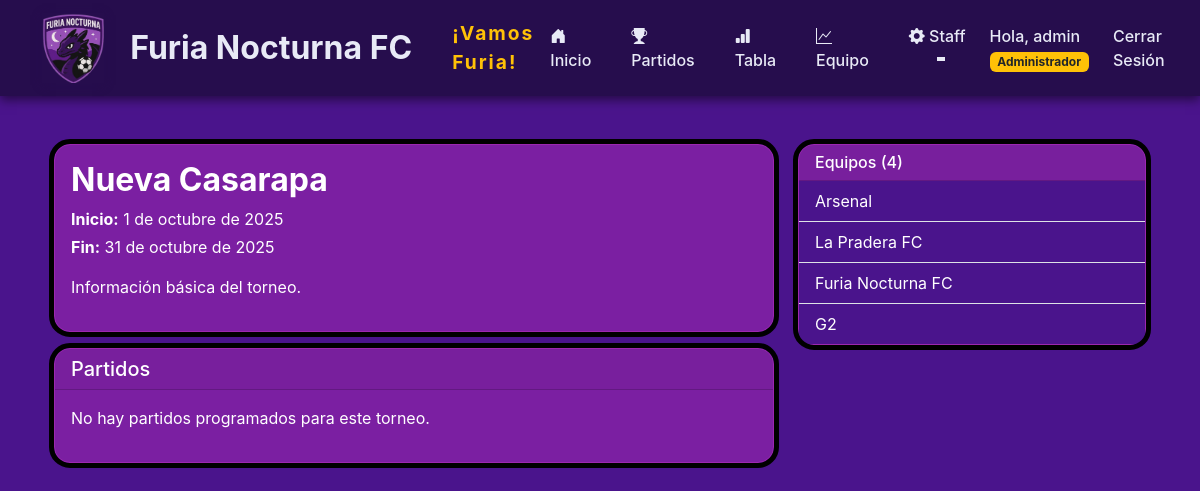
Page /torneo/3/ (signed in) on the committed database.
### jugadores/models.py (models this page shows, shortened)
class Torneo(models.Model):
    nombre = models.CharField(max_length=100)
    fecha_inicio = models.DateField()
    fecha_fin = models.DateField(null=True, blank=True)

class Equipo(models.Model):
    nombre = models.CharField(_('nombre'), max_length=100, unique=True)
    torneos = models.ManyToManyField('Torneo', related_name='equipos', blank=True, verbose_name=_('torneos'))
    imagen_url = models.URLField(
        max_length=500,  # Suficiente longitud para la URL de Imgur
        null=True,
        blank=True
    )

### jugadores/views.py (the view)
# urls.py: path('torneo/<int:torneo_id>/', views.torneo_detalle, name='torneo_detalle'),
@staff_member_required
def torneo_detalle(request, torneo_id):
    torneo = get_object_or_404(Torneo, pk=torneo_id)
    equipos = torneo.equipos.all()
    return render(request, 'jugadores/torneo_detalle.html', {
        'torneo': torneo,
        'equipos': equipos,
    })

### jugadores/templates/jugadores/torneo_detalle.html (shortened to what this page needs)
{% extends 'jugadores/base.html' %}
{% load static %}
{% block contenido %}
<div class="container py-4">
  <div class="row">
    <div class="col-lg-8">
      <div class="card mb-3">
        <div class="card-body">
          <h2 class="card-title">{{ torneo.nombre }}</h2>
          <p class="mb-1"><strong>Inicio:</strong> {{ torneo.fecha_inicio }}</p>
          <p class="mb-1"><strong>Fin:</strong> {{ torneo.fecha_fin|default:'-' }}</p>
          <p class="mt-3">Información básica del torneo.</p>
        </div>
      </div>
      <div class="card mb-3">
        <div class="card-header"><h5 class="mb-0">Partidos</h5></div>
        <div class="card-body">
          {% if torneo.partidos.exists %}
            <ul class="list-group">
              {% for partido in torneo.partidos.all %}
                <li class="list-group-item">{{ partido.equipo_local }} vs {{ partido.equipo_visitante }} — {{ partido.fecha }}</li>
              {% endfor %}
            </ul>
          {% else %}
            <p>No hay partidos programados para este torneo.</p>
          {% endif %}
        </div>
      </div>
    </div>
    <div class="col-lg-4">
      <div class="card mb-3">
        <div class="card-header"><h6 class="mb-0">Equipos ({{ equipos|length }})</h6></div>
        <ul class="list-group list-group-flush">
          {% if equipos %}
            {% for equipo in equipos %}
              <li class="list-group-item d-flex justify-content-between align-items-center" style="position: static; color: white; background-color: #4A148C">
                <span>{{ equipo.nombre }}</span>
              </li>
            {% endfor %}
          {% else %}
            <li class="list-group-item">No hay equipos asignados.</li>
          {% endif %}
        </ul>
      </div>
    </div>
  </div>
</div>
{% endblock %}

### jugadores/templates/jugadores/base.html (shortened to what this page needs)
<!DOCTYPE html>
<html lang="es">
<head>
    <link href="https://cdn.jsdelivr.net/npm/bootstrap@5.3.3/dist/css/bootstrap.min.css" rel="stylesheet">
    <link href="https://cdn.jsdelivr.net/npm/bootstrap-icons@1.10.5/font/bootstrap-icons.css" rel="stylesheet">
</head>
<body>
    <nav class="navbar navbar-expand-lg navbar-dark" aria-label="Navegación principal">
        <div class="container">
            <a class="navbar-brand d-flex align-items-center gap-3" href="{% url 'inicio' %}" aria-label="Ir al inicio">
                {% load static %}
                <img src="{% static 'jugadores/images/logo.png' %}" alt="Logo de Furia Nocturna FC" style="height: 70px; box-shadow: 0 2px 8px #260D4D;">
                <span class="fw-bold" style="font-size: 2rem; color: #E8EAF6;">Furia Nocturna FC</span>
            </a>
            <span class="d-none d-md-block ms-4 fw-bold text-warning" style="font-size: 1.2rem; letter-spacing: 2px;">¡Vamos Furia!</span>
            <div class="collapse navbar-collapse" id="navbarNav">
                <ul class="navbar-nav me-auto gap-2">
                    <li class="nav-item">
                        <a class="nav-link px-3" href="{% url 'inicio' %}" aria-label="Inicio"><i class="bi bi-house-door-fill"></i> Inicio</a>
                    </li>
                    <li class="nav-item">
                        <a class="nav-link px-3" href="{% url 'resultados_partidos' %}" aria-label="Partidos"><i class="bi bi-trophy-fill"></i> Partidos</a>
                    </li>
                    <li class="nav-item">
                        <a class="nav-link px-3" href="{% url 'tabla_clasificacion' %}" aria-label="Tabla de clasificación"><i class="bi bi-bar-chart-fill"></i> Tabla</a>
                    </li>
                    <li class="nav-item">
                        <a class="nav-link px-3" href="/estadisticas_equipo/" aria-label="Estadísticas del equipo"><i class="bi bi-graph-up"></i> Equipo</a>
                    </li>
                    {% if user.is_staff %}
                    <li class="nav-item dropdown">
                        <a class="nav-link dropdown-toggle px-3" href="#" id="navbarDropdown" role="button" data-bs-toggle="dropdown" aria-expanded="false" aria-label="Opciones de staff">
                          <i class="bi bi-gear-fill"></i> Staff
                        </a>
                      </li>
                    {% endif %}
                </ul>
                <ul class="navbar-nav ms-auto gap-2">
                    {% if user.is_authenticated %}
                        {% if user.jugador %}
                            <li class="nav-item">
                                <a class="nav-link" href="{% url 'perfil_jugador' user.jugador.id %}" aria-label="Perfil de jugador">Hola, {{ user.username }}
                                    {% if user.is_superuser %}
                                        <span class="badge bg-warning text-dark">Administrador</span>
                                    {% elif user.is_staff %}
                                        <span class="badge" style="background-color: #7B1FA2; color: #FFFFFF;">Staff</span>
                                    {% elif user.groups.all|length > 0 %}
                                        {% with found_jugador=False %}
                                            {% for grupo in user.groups.all %}
                                                {% if grupo.name == 'jugadores' and not found_jugador %}
                                                    <span class="badge" style="background-color: #FFD600; color: #260D4D;">Jugador</span>
                                                {% endif %}
                                            {% endfor %}
                                            {% if not found_jugador %}
                                                <span class="badge" style="background-color: #CFD8DC; color: #260D4D;">Usuario</span>
                                            {% endif %}
                                        {% endwith %}
                                    {% else %}
                                        <span class="badge" style="background-color: #CFD8DC; color: #260D4D;">Usuario</span>
                                    {% endif %}
                                </a>
                            </li>
                        {% else %}
                            <li class="nav-item">
                                <span class="nav-link text-white-50">Hola, {{ user.username }}
                                    {% if user.is_superuser %}
                                        <span class="badge bg-warning text-dark">Administrador</span>
                                    {% elif user.is_staff %}
                                        <span class="badge" style="background-color: #7B1FA2; color: #FFFFFF;">Staff</span>
                                    {% else %}
                                        <span class="badge" style="background-color: #CFD8DC; color: #260D4D;">Usuario</span>
                                    {% endif %}
                                </span>
                            </li>
                        {% endif %}
                        <li class="nav-item">
                            <a class="nav-link" href="{% url 'cerrar_sesion' %}" aria-label="Cerrar sesión">Cerrar Sesión</a>
                        </li>
                    {% endif %}
                </ul>
            </div>
        </div>
    </nav>
    <div class="container mt-4" id="main-content" tabindex="-1">
        {% block contenido %}
        {% endblock %}
    </div>
</body>
</html>

### jugadores/templates/jugadores/base.html (style rules this page uses)
body { background-color: #4A148C; color: #E8EAF6; font-family: 'Inter', sans-serif; }
.card { outline: black solid 5px; background-color: #7B1FA2; color: #FFFFFF; border-color: #9C27B0; border-radius: 1rem; transition: transform 0.3s ease; }
.card-title { color: #FFFFFF; font-weight: bold; }
.navbar { background-color: #260D4D !important; box-shadow: 0 4px 10px rgba(0, 0, 0, 0.5); }
.navbar-brand { display: flex; align-items: center; font-size: 2rem; color: #E8EAF6 !important; font-weight: bold; transition: color 0.3s ease; }
.navbar-brand img { height: 100px; margin-right: 10px; }
.nav-link { color: #E8EAF6 !important; position: relative; font-weight: 500; transition: all 0.3s ease; }
.nav-link::after { content: ''; position: absolute; bottom: -5px; left: 50%; transform: translateX(-50%); width: 0; height: 2px; background-color: #E8EAF6; transition: width 0.3s ease; }

### rows in the picture
Torneo: nombre "Nueva Casarapa", fecha_inicio "1 de octubre de 2025", fecha_fin "31 de octubre de 2025"
Equipo: nombre "Arsenal"
Equipo: nombre "La Pradera FC"
Equipo: nombre "Furia Nocturna FC"
Equipo: nombre "G2"

### other values in the picture
{{ user.username }} "admin"
{{ equipos|length }} "4"
